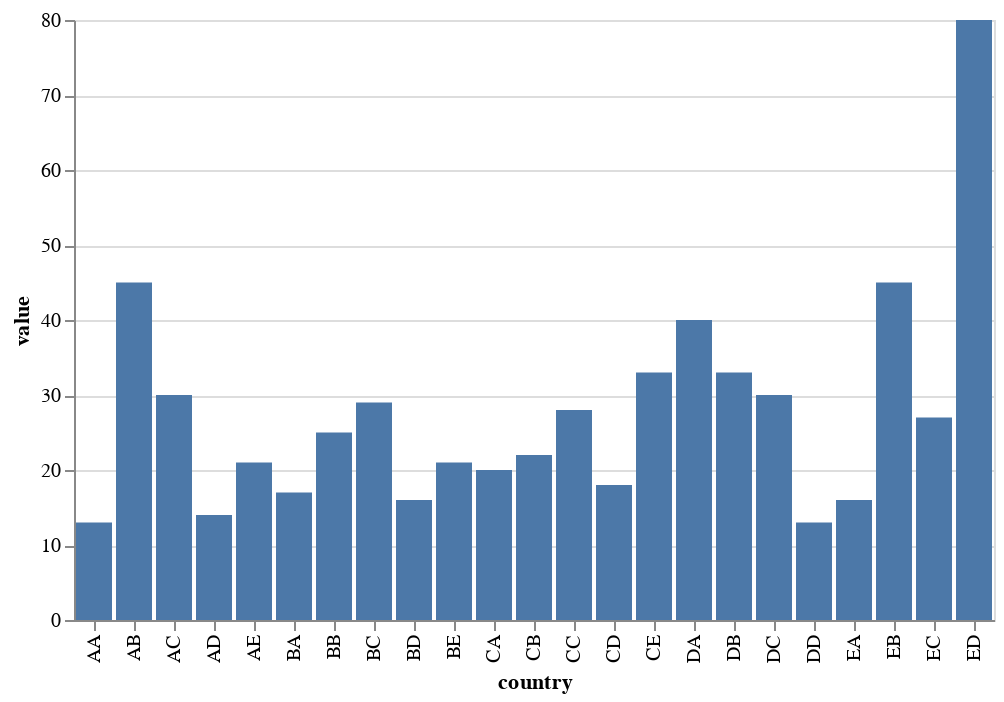

Notebook source saved alongside this figure:
### Code cell
alt.Chart(df).mark_bar().encode(x="country", y="value")

### Figure 1 — Vega-Lite specification as saved in the notebook (floating-point values rounded to 4 significant figures)
{"config": {"view": {"continuousWidth": 300, "continuousHeight": 300}}, "data": {"name": "data-9bd5b15557267b851df082199b597c82"}, "mark": {"type": "bar"}, "encoding": {"x": {"field": "country", "type": "nominal"}, "y": {"field": "value", "type": "quantitative"}}, "$schema": "https://vega.github.io/schema/vega-lite/v5.20.1.json", "datasets": {"data-9bd5b15557267b851df082199b597c82": [{"country": "AA", "value": 13}, {"country": "AB", "value": 45}, {"country": "AC", "value": 30}, {"country": "AD", "value": 14}, {"country": "AE", "value": 21}, {"country": "BA", "value": 17}, {"country": "BB", "value": 25}, {"country": "BC", "value": 29}, {"country": "BD", "value": 16}, {"country": "BE", "value": 21}, {"country": "CA", "value": 20}, {"country": "CB", "value": 22}, {"country": "CC", "value": 28}, {"country": "CD", "value": 18}, {"country": "CE", "value": 33}, {"country": "DA", "value": 40}, {"country": "DB", "value": 33}, {"country": "DC", "value": 30}, {"country": "DD", "value": 13}, {"country": "EA", "value": 16}, {"country": "EB", "value": 45}, {"country": "EC", "value": 27}, {"country": "ED", "value": 80}]}}
